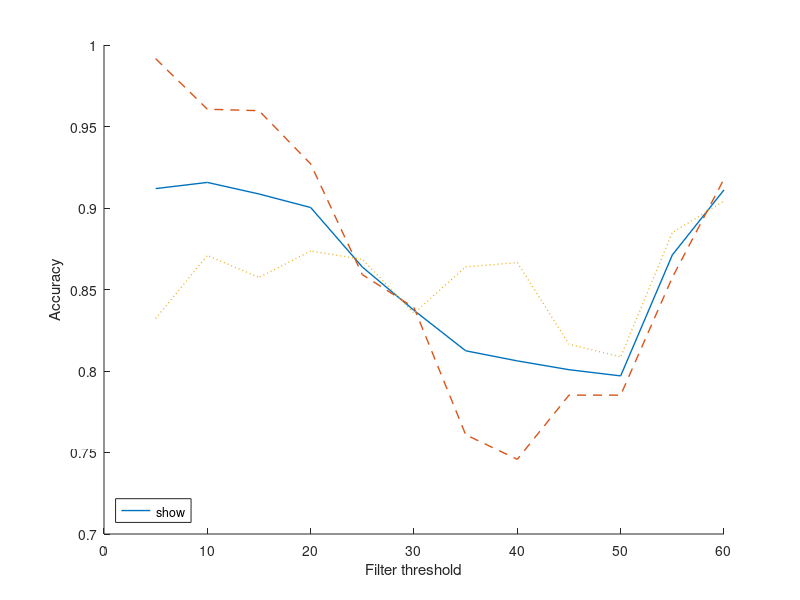

This figure's MATLAB source:
filter_thr = 5:5:60;
memory_performance = [0.9119  0.9157  0.9086   0.9003    0.8638    0.8372    0.8124   0.8062   0.8008   0.7970  0.8712  0.9111];
digit_accuracy = [0.9916  0.9606   0.9597  0.9270   0.8591   0.8389  0.7609   0.7458   0.7852   0.7852   0.8574  0.9178];
background_accuracy = [0.8322  0.8709   0.8574   0.8736    0.8685  0.8354  0.8639   0.8665   0.8164   0.8087  0.8849  0.9043];

figure;
axes('NextPlot','add');
plot(filter_thr, memory_performance, 'DisplayName', 'overall accuracy', 'LineWidth', 1);
plot(filter_thr, digit_accuracy, '--', 'DisplayName', 'digit accuracy', 'LineWidth', 1);
plot(filter_thr, background_accuracy, ':', 'DisplayName', 'background accuracy', 'LineWidth', 1);
xlabel('Filter threshold');
ylabel('Accuracy');
legend('show','Location','southwest');
